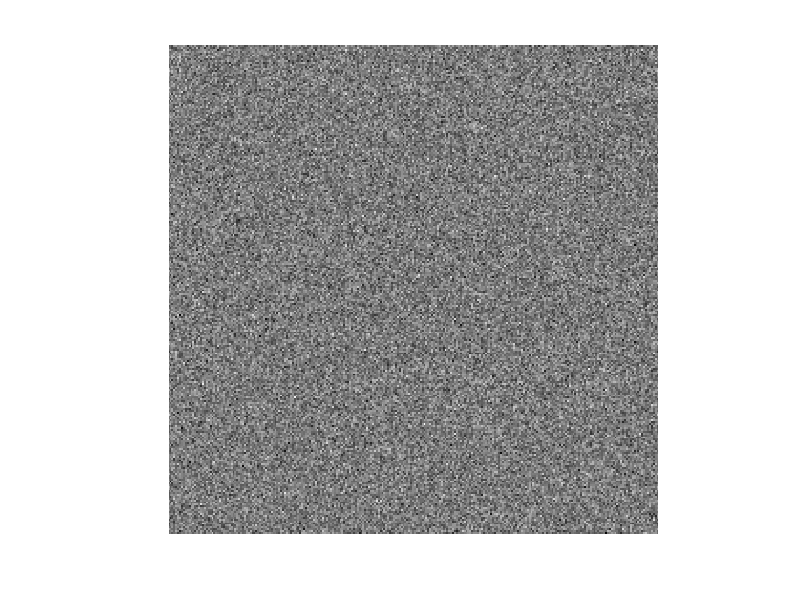

MATLAB code to generate this figure:
zero_(1:256)=0;
img = repmat(zero_,length(zero_),1);
img_noise = imnoise(img,'gaussian',0.1, 0.3);

figure;
imshow(img_noise, []);